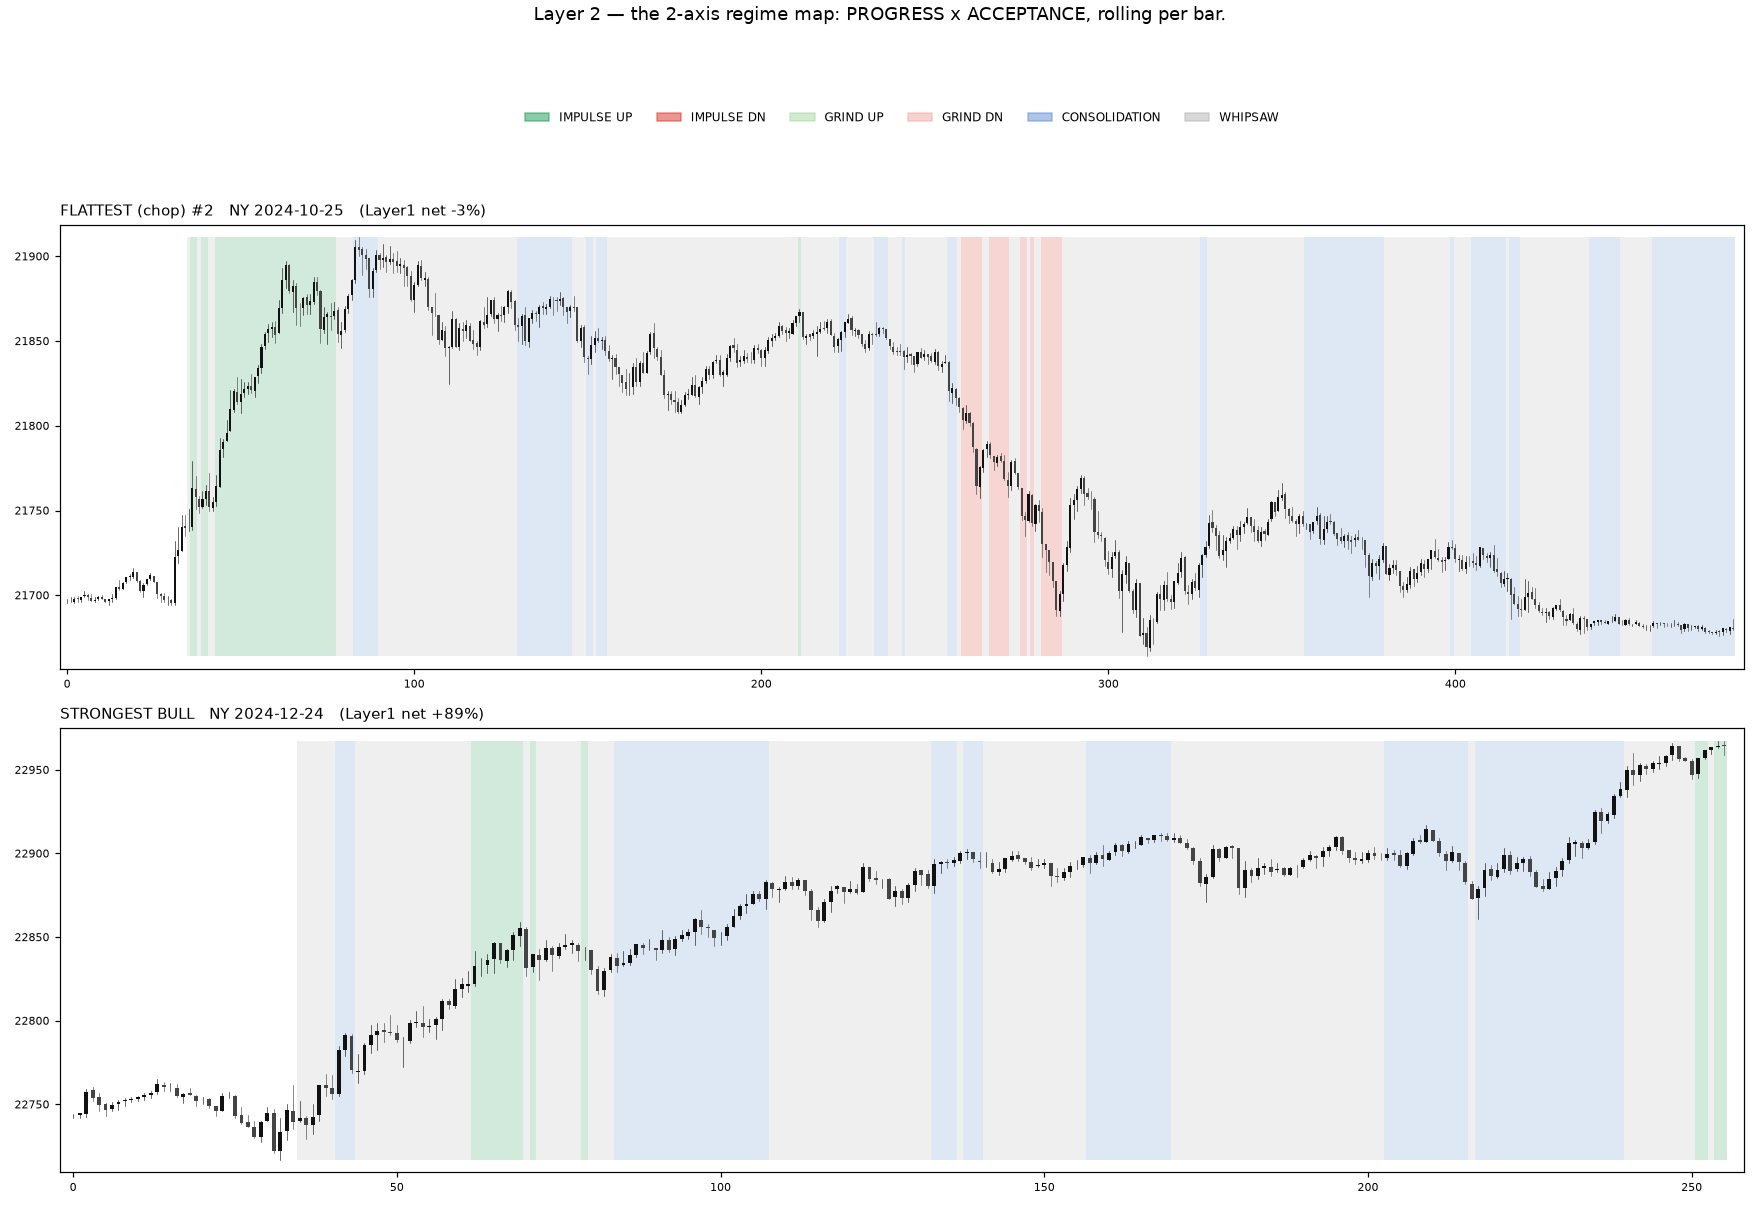

Python code for this plot:
"""experiments/layer2/leg_states.py — TEMP throwaway. The 2-axis regime map.

Every regime is two independent axes measured over a rolling window:

  PROGRESS  = efficiency = |net move| / total travel   (did price actually go somewhere?)
  ACCEPTANCE = volume concentration = 1 - va_frac       (did volume pile at a POC?)

Crossed, they give four states (progress states also carry up/down direction):

                 low acceptance (spread)     high acceptance (fat POC)
  net progress   IMPULSE (green/red)         GRIND / accumulation (pale green/red)
  no progress    WHIPSAW (gray)              CONSOLIDATION (blue)

A zigzag leg is always "progress" by construction, so the classifier is rolling
(per bar over a window), not per-leg — that's why "no progress" states can exist.
Colors the candles by state. Chop #2 + strongest bull.

  python experiments/layer2/leg_states.py
"""
from __future__ import annotations

import argparse
import os
import sys

import matplotlib
matplotlib.use("Agg")
import matplotlib.pyplot as plt
from matplotlib.patches import Rectangle, Patch
import numpy as np
import pandas as pd

HERE = os.path.dirname(os.path.abspath(__file__))
REPO = os.path.dirname(os.path.dirname(HERE))
sys.path.insert(0, HERE)
sys.path.insert(0, REPO)
from session_legs import pick_sessions  # noqa: E402
from src.indicators.volume_profile import _profile_for, _value_area  # noqa: E402

COLORS = {
    "IMPULSE UP": "#1a9850", "IMPULSE DN": "#d73027",
    "GRIND UP": "#a7d8a0", "GRIND DN": "#f0a9a0",
    "CONSOLIDATION": "#5a8fd0", "WHIPSAW": "#b3b3b3",
}


def va_frac(h, l, v, n_rows=20):
    lo, hi = float(l.min()), float(h.max())
    rng = (hi - lo) or 1e-9
    rs = rng / n_rows
    binvol = _profile_for(h, l, v, range(len(h)), lo, rs, n_rows)
    if binvol.sum() <= 0:
        return 1.0
    poc = int(binvol.argmax())
    a, b = _value_area(binvol, poc, 0.70)
    return (b - a + 1) / n_rows


def classify(df, w, prog_cut, acc_cut):
    h = df["high"].values.astype(float)
    l = df["low"].values.astype(float)
    v = df["volume"].values.astype(float)
    c = df["close"].values.astype(float)
    n = len(c)
    states = [None] * n
    for i in range(w, n):
        seg = slice(i - w, i + 1)
        cc = c[seg]
        travel = float(np.abs(np.diff(cc)).sum()) or 1e-9
        prog = abs(cc[-1] - cc[0]) / travel
        acc = 1 - va_frac(h[seg], l[seg], v[seg])
        directional = prog >= prog_cut
        accepted = acc >= acc_cut
        if directional:
            up = cc[-1] >= cc[0]
            base = "GRIND" if accepted else "IMPULSE"
            states[i] = f"{base} {'UP' if up else 'DN'}"
        else:
            states[i] = "CONSOLIDATION" if accepted else "WHIPSAW"
    return states


def plot(ax, df, title, w, prog_cut, acc_cut):
    o, h, l, c = (df[k].values.astype(float) for k in ("open", "high", "low", "close"))
    n = len(c)
    states = classify(df, w, prog_cut, acc_cut)
    ylo, yhi = l.min(), h.max()

    i = w
    while i < n:                                    # shade contiguous state runs
        j = i
        while j < n and states[j] == states[i]:
            j += 1
        ax.add_patch(Rectangle((i - 0.5, ylo), j - i, yhi - ylo,
                               color=COLORS.get(states[i], "#fff"), alpha=0.20, lw=0, zorder=1))
        i = j

    for k in range(n):                              # candles
        cc = "#111" if c[k] >= o[k] else "#444"
        ax.plot([k, k], [l[k], h[k]], color=cc, lw=0.4, zorder=2)
        ax.add_patch(Rectangle((k - 0.3, min(o[k], c[k])), 0.6, abs(c[k] - o[k]) or 0.01, color=cc, lw=0, zorder=2))

    ax.set_title(title, fontsize=10, loc="left")
    ax.set_xlim(-2, n + 2)
    ax.set_ylim(ylo - (yhi - ylo) * 0.03, yhi + (yhi - ylo) * 0.03)
    ax.tick_params(labelsize=7)


def main():
    ap = argparse.ArgumentParser()
    ap.add_argument("--symbol", default="NQ")
    ap.add_argument("--start", default="2024-09-01")
    ap.add_argument("--window", type=int, default=35)
    ap.add_argument("--prog_cut", type=float, default=0.38, help="efficiency above = directional")
    ap.add_argument("--acc_cut", type=float, default=0.55, help="concentration above = accepted")
    args = ap.parse_args()

    d5 = pd.read_parquet(os.path.join(REPO, "data", args.symbol, f"{args.symbol}_5m.parquet"))
    d1 = pd.read_parquet(os.path.join(REPO, "data", args.symbol, f"{args.symbol}_1m.parquet"))
    d5 = d5.loc[d5.index >= pd.Timestamp(args.start, tz="UTC")]
    d1 = d1.loc[d1.index >= pd.Timestamp(args.start, tz="UTC")]

    picks = pick_sessions(d5)
    chosen = [picks[3], picks[0]]                   # chop #2, strongest bull
    fig, axes = plt.subplots(2, 1, figsize=(16, 11))
    for ((netp, t0, t1), label), ax in zip(chosen, axes):
        win = d1.loc[(d1.index >= t0) & (d1.index <= t1 + pd.Timedelta("5min"))]
        plot(ax, win, f"{label}   NY {t0.date()}   (Layer1 net {netp:+.0%})",
             args.window, args.prog_cut, args.acc_cut)
    handles = [Patch(color=v, alpha=0.5, label=k) for k, v in COLORS.items()]
    axes[0].legend(handles=handles, ncol=6, fontsize=8, loc="upper center",
                   bbox_to_anchor=(0.5, 1.28), frameon=False)
    fig.suptitle("Layer 2 — the 2-axis regime map: PROGRESS x ACCEPTANCE, rolling per bar.", fontsize=12, y=0.995)
    fig.tight_layout(rect=[0, 0, 1, 0.95])
    out = os.path.join(HERE, "leg_states.png")
    fig.savefig(out, dpi=110)
    print("wrote", out)


if __name__ == "__main__":
    main()
